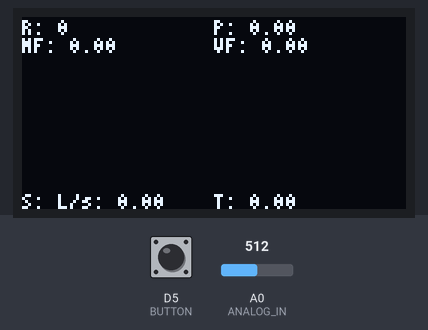
The program below on a simulated ESP8266 (Wemos D1 mini). Parts: 128×64 one-colour display. The test bench sets the inputs (shaded band); at power-on: A0 (ANALOG_IN) = 512, D5 (BUTTON) LOW. What the program prints to the serial monitor is not drawn.

Above: at 1.3 s.
1.4 s: A0 (ANALOG_IN) set to 716
At 3.3 s:
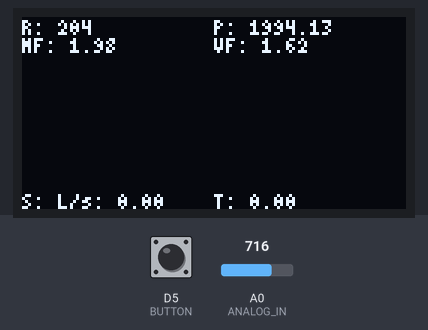
4.2 s: A0 (ANALOG_IN) set to 900
At 6.1 s:
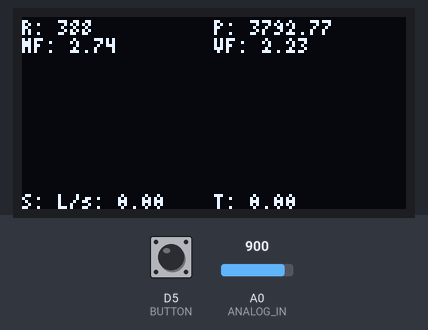
6.9 s: A0 (ANALOG_IN) set to 1023
At 11.9 s:
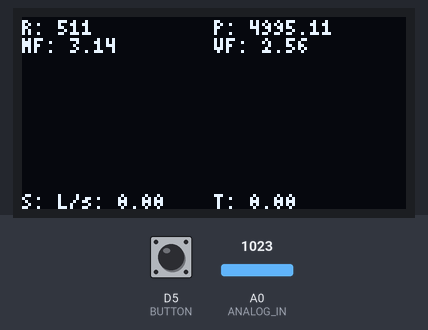
Timing chart, 0 to 13.4 s (numbered marks = the images above; inputs shaded):
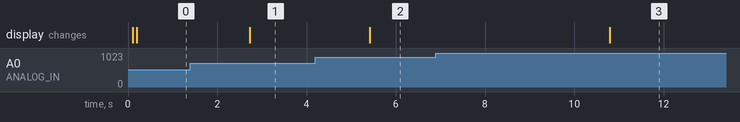

Measured:
- after the input at 1.4 s, the display: changes after 1.3 s (image 1)
- after the input at 4.2 s, the display: changes after 1.2 s (image 2)
- after the input at 6.9 s, the display: changes after 3.9 s (image 3)

The program:

main.cpp
```cpp
/*

Analog input, analog output
Reads an analog input pin, uses voltage to calculate pressure,
pressure is converted to velocity using v=k*sqrt(P), velocity
is converted to flow rate, flow rate is integrated over time to
determine total volume passed through the spirometer.
Total time is recorded by pressing appropriate buttons on the device.
Results are printed to an LCD screen.

Code adapted from: http://www.instructables.com/id/Low-Cost-Spirometer/

*/
// include the library code
#include "Arduino.h"
#include <ResponsiveAnalogRead.h>
#include "SPI.h"
#include "Wire.h"
#include <U8g2lib.h>

uint8_t ANALOG_IN = A0; // Analog input pin, connected to pressure sensor
uint8_t BUTTON = D5; // Button

ResponsiveAnalogRead analog(ANALOG_IN, true, 0.001);

U8G2_SSD1306_128X64_NONAME_F_HW_I2C u8g2(U8G2_R0, /* reset=*/ U8X8_PIN_NONE);

//Variables to change
int sensorReading = 0; // Voltage read from pressure sensor (in bits, 0 to 1023)
volatile double pressure_pa = 0; // Pressure converted to Pa
volatile double massFlow = 0; // Mass flow rate calculated from pressure
volatile double volFlow = 0; // Calculated from mass flow rate
volatile double volume = 0; // Integral of flow rate over time

int calibration = 0; // floating voltage
volatile unsigned long time = 0;
volatile float dt = 0;
int idx = 0; // graph pixel index

//Constants
const double rho = 1.225; // Density of air in kg/m3
const double area_1 = 0.000326726; // Surface area in m2
const double area_2 = 0.00002827; // Surface area in m2


enum State {
    IDLE,
    EXHALE,
    RESULTS
};

int tmp[5000];

State state = IDLE;
int paCount = 0;


void resetReadings() {
    time = 0;
    state = IDLE;
    dt = 0;
    volume = 0;
    tmp[5000] = {};
    idx = 0;
}

ICACHE_RAM_ATTR void timer0_ISR(void) {
    analog.update(analogRead(ANALOG_IN) - calibration);
    sensorReading = analog.getValue(); // Voltage read in (0 to 1023)
    sensorReading = sensorReading < 0 ? 0 : sensorReading;
    pressure_pa = sensorReading * 9.77517106549; // 1023 == 10kPa, therefore 9.77517106549 Pa/unit in sensorReading
    massFlow = 1000 * sqrt((pressure_pa * 2 * rho) /
                           ((1 / (pow(area_2, 2))) - (1 / (pow(area_1, 2))))); // Mass flow of air
    volFlow = massFlow / rho;

    switch (state) {
        case IDLE:
            if (pressure_pa > 1) {
                paCount++;
            }
            if (paCount > 50) {
                state = EXHALE;
            }
            break;
        case EXHALE:
            volume = volFlow * dt + volume; // Total volume (essentially integrated over time)
            dt = 0.001;
            time++;
            if (pressure_pa < 1) {
                paCount--;
            }
            if (paCount < 0) {
                state = RESULTS;
            }
            tmp[idx] = sensorReading;
            idx++;
            break;
        case RESULTS:
            break;
    }
    timer0_write(ESP.getCycleCount() + 80000); // 80MHz == 1sec
}

void setup() {
    Serial.begin(115200);
    pinMode(BUTTON, INPUT);
    Wire.begin();
    Serial.println("Init");
    for (int i = 0; i < 100; i++) {
        calibration += analogRead(A0);
        delay(1);
    }
    calibration = (int) (calibration / 100.0);
    u8g2.begin();
    u8g2.clearDisplay();
    attachInterrupt(BUTTON, resetReadings, RISING);
    noInterrupts();
    timer0_isr_init();
    timer0_attachInterrupt(timer0_ISR);
    timer0_write(ESP.getCycleCount() + 80000); // 80MHz == 1sec
    interrupts();
}


void loop() {
    u8g2.firstPage();
    do {
        u8g2.setFont(u8g2_font_4x6_tf);
        const char *VOLTAGE = "R: ";
        const char *PRESSURE = "P: ";
        const char *MFLOW = "MF: ";
        const char *VFLOW = "VF: ";
        const char *STATE = "S: ";
        const char *TIME = "T: ";
        const char *VOLUME = "L/s: ";

        u8g2.drawStr(0, 6, VOLTAGE);
        u8g2.drawStr(u8g2.getStrWidth(VOLTAGE), 6, String(sensorReading).c_str());

        u8g2.drawStr(64, 6, PRESSURE);
        u8g2.drawStr(u8g2.getStrWidth(PRESSURE) + 64, 6, String(pressure_pa).c_str());

        u8g2.drawStr(0, 12, MFLOW);
        u8g2.drawStr(u8g2.getStrWidth(MFLOW), 12, String(massFlow).c_str());

        u8g2.drawStr(64, 12, VFLOW);
        u8g2.drawStr(u8g2.getStrWidth(VFLOW) + 64, 12, String(volFlow).c_str());


        u8g2.drawStr(0, 64, STATE);
        u8g2.drawStr(u8g2.getStrWidth(STATE), 64, String(state).c_str());

        u8g2.drawStr(12, 64, VOLUME);
        u8g2.drawStr(u8g2.getStrWidth(VOLUME) + 12, 64, String(volume).c_str());

        u8g2.drawStr(64, 64, TIME);
        u8g2.drawStr(u8g2.getStrWidth(TIME) + 64, 64, String((float) time / 1000.0).c_str());

        if (state != IDLE) {
            int interval = idx / 128;
            for (int i = 0; i < 128; i++) {
                u8g2.drawPixel(i, (u8g2_uint_t) map(tmp[i * interval], 0, 1023, 56, 8));
            }
        }

    } while (u8g2.nextPage());
}
```
